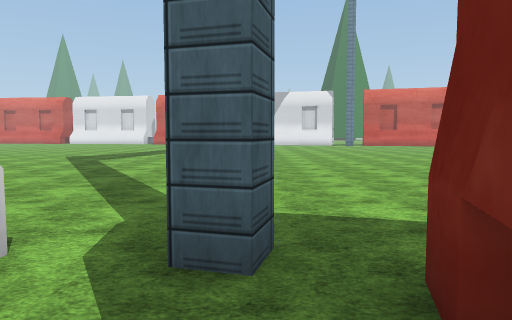
View 1 (above)

18 first-person views from a walk through a scene from a Unity 3-D project. The camera is 1.5 m above the floor, tilts 4° down and sees 70° across. The floor is counted in squares, 2 m on a side. Each view is taken from the middle of a square. On the plan, view 1 faces up. The plan holds only what a view shows up to about 11 squares ahead; the rest is blank. The place goes on beyond the plan. The terrain is drawn as flat ground. Some surface patterns are stand-ins.

View 2
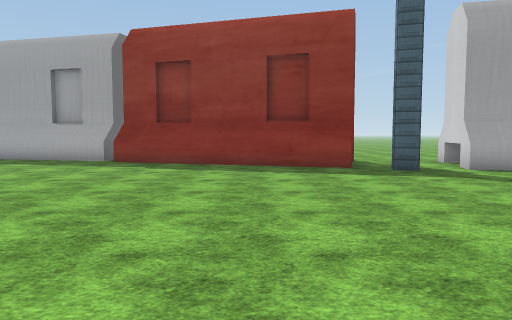

View 3
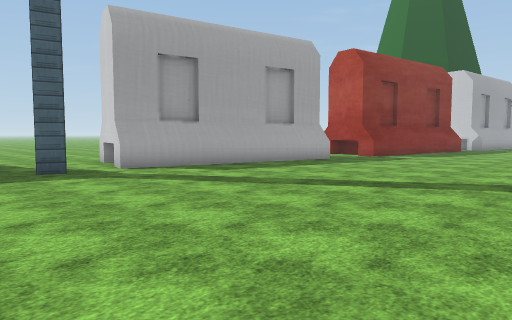

View 4
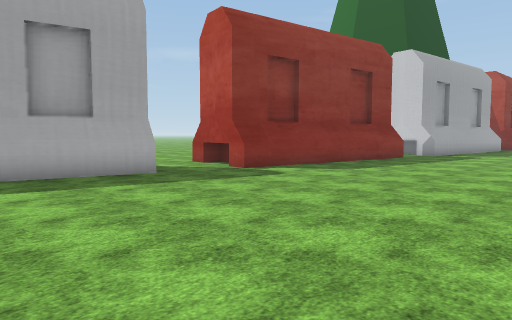

View 5
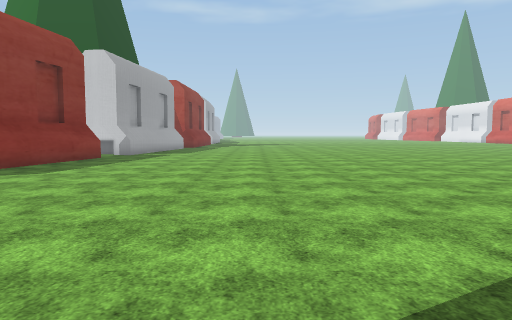

View 6
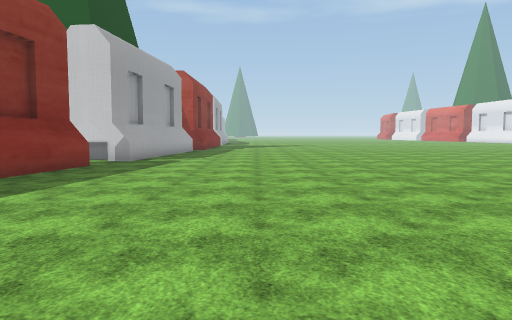

View 7
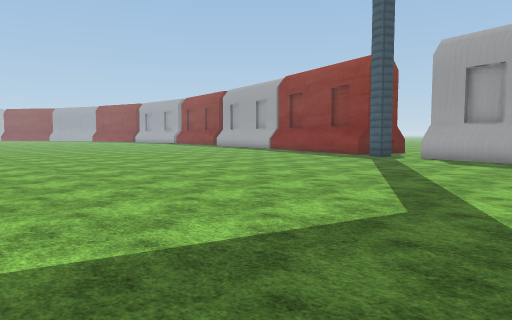

View 8
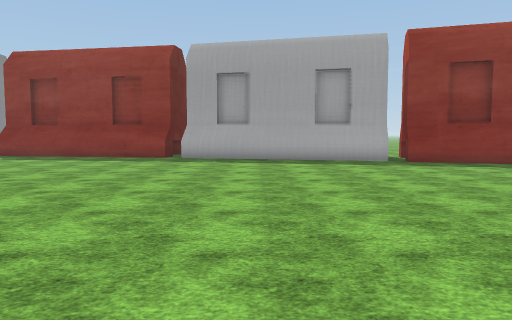

View 9
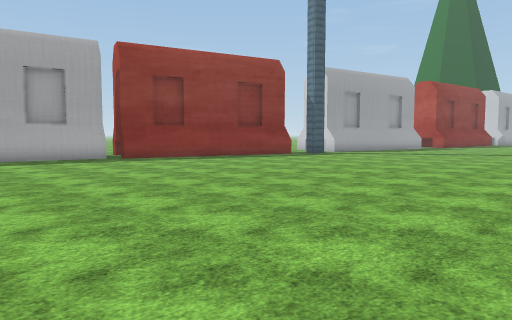

View 10
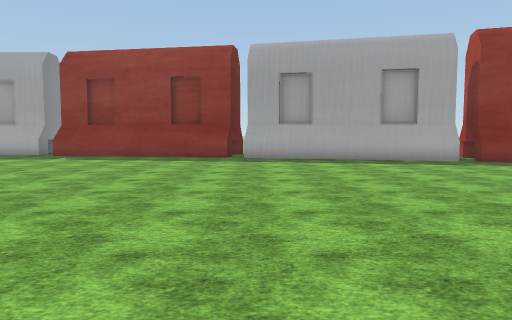

View 11
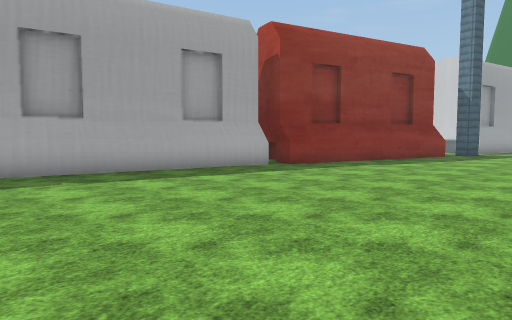

View 12
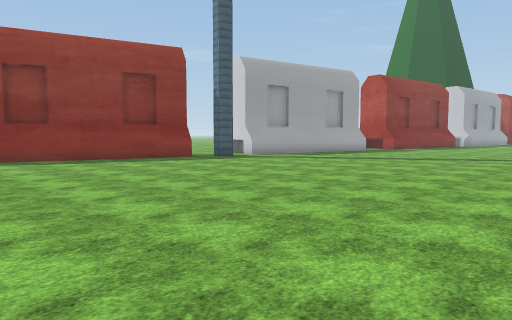

View 13
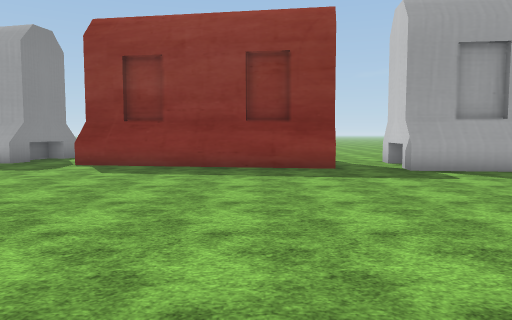

View 14
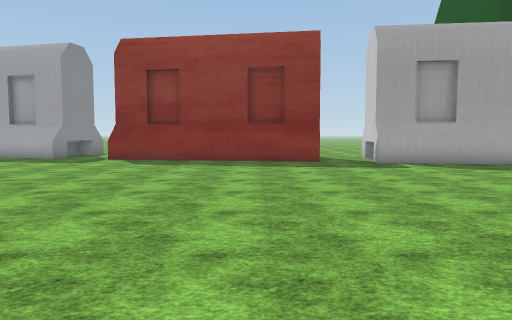

View 15
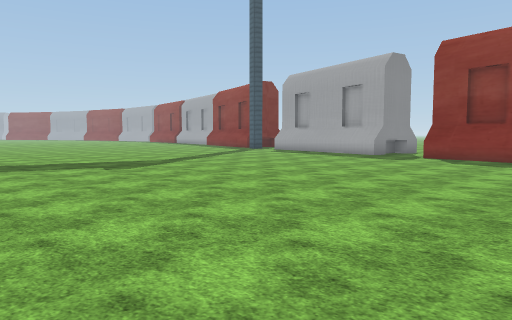

View 16
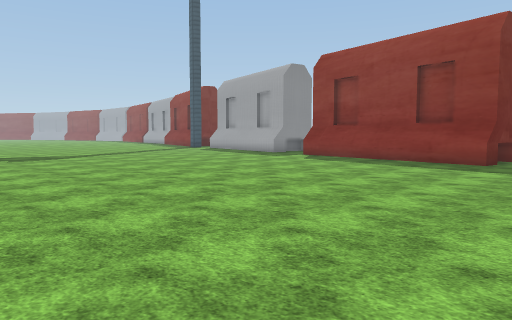

View 17
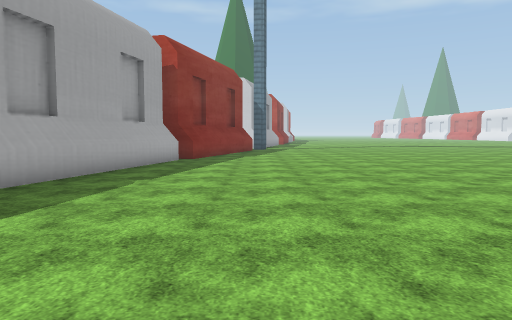

View 18
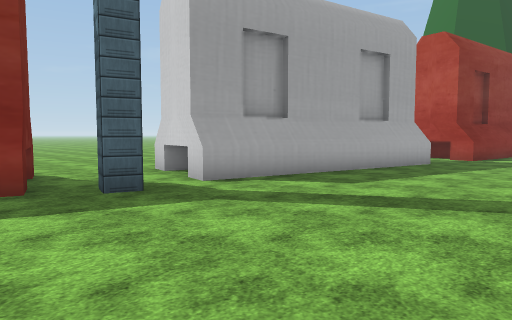

### Floor plan
Points are (right, up) in squares from view 1. A wall is a line through its corners. A room is listed if a view was taken in it or the views show most of it. See-through windows are left out.
Room 1 (view 1)
walls: (0.1, -0.7) (0.8, 1.5); (-1.6, 2) (-2.1, -0.4); (0, 1.9) (-0.5, 2)
ways out: opening at (-1, 2) to room 2; opening at (-1, -1)
Room 2 (views 2, 3, 4, 5, 6, 7, 8, 9, 10, 11, 12, 13, 14, 15, 16, 17, 18)
walls: (-0.4, 2.5) (0.1, 2.4) (0, 1.9); (0.8, 1.7) (6.9, 0.4); (0.8, 1.5) (6.9, 0.2) (6.5, -1.2); (-7.7, 3.6) (-1.6, 2.2); (-8, 2) (-7.7, 3.4) (-1.6, 2); (7.3, -0.3) (12.2, -1.4); (7.2, -0.5) (11.9, -1.5); (-15.7, 5) (-9.6, 4.1); (-15.8, 4.9) (-9.7, 3.5); (-16, 3.5) (-15.8, 4.8) (-9.6, 3.9) (-10, 1.6); (-18.5, 5.6) (-17.2, 5.5) (-17.5, 2.9); (-18.5, 5.4) (-17.1, 5.2)
low walls: (-10.3, 2.7) (-10.4, 2.2); (-17.9, 4.6) (-17.9, 4); (-17.8, 3.6) (-17.3, 3.6)
ways out: opening at (-1, 2) to room 1; opening at (-17, 3); opening at (-9, 2)

Positions as (right, up) in squares from view 1, and headings:
1: (0, 0), facing up
2: (3, 10), facing down
3: (2, 10), facing down-left
4: (-4, 10), facing down-left
5: (-4, 10), facing left
6: (-7, 9), facing left
7: (-6, 14), facing down-right
8: (11, 10), facing down
9: (12, 11), facing down-left
10: (13, 10), facing down
11: (14, 6), facing down-left
12: (8, 12), facing down-left
13: (-14, 13), facing down
14: (-14, 15), facing down
15: (-14, 16), facing down-right
16: (-18, 15), facing down-right
17: (18, 2), facing left
18: (2, 7), facing down-left
